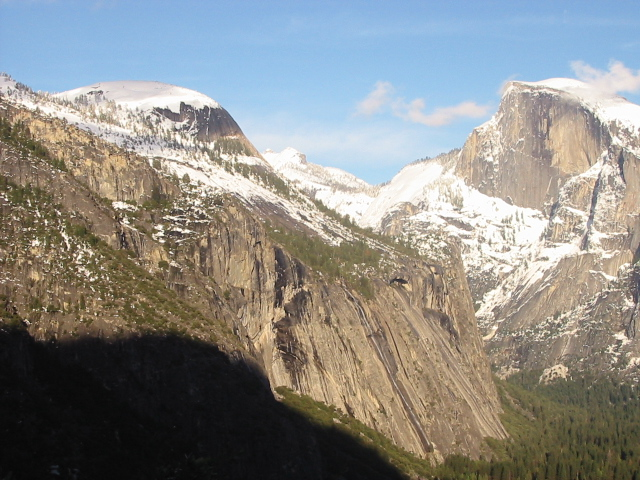
#> input picture notebooks/fast_scale_invariant_feature_using_cnn/datas/yosemite_test/yosemite1.jpg, 640 x 480 px
$ jupyter execute '2.1. FAST feature series.ipynb'   (shell and % lines are left out)
#> lines starting #> are read from the running program, lines starting #| are printed output that depends on the picture
## 2.1. FAST feature series

### 2.1.1. FAST feature

[cell 1]
import cv2
import numpy as np
import matplotlib.pyplot as plt
import time

images = [cv2.imread('datas/yosemite_test/yosemite1.jpg'), cv2.imread('datas/yosemite_test/yosemite2.jpg')]
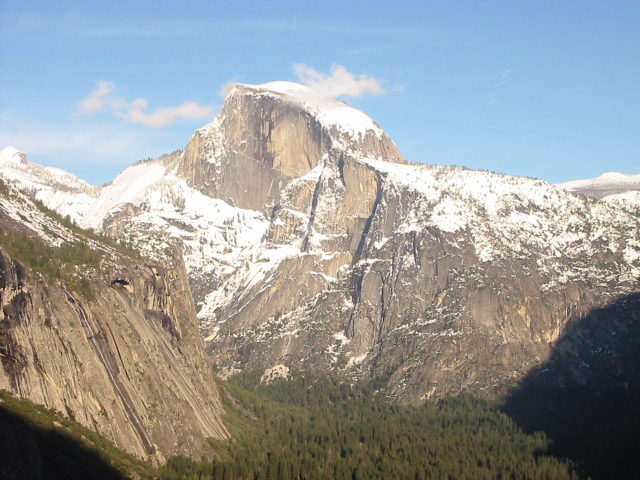
#> input picture notebooks/fast_scale_invariant_feature_using_cnn/datas/yosemite_test/yosemite2.jpg, 640 x 480 px

fig = plt.figure(figsize=(16, 6))
for i, image in enumerate(images):
    ax = fig.add_subplot(1, 2, i+1)
    ax.imshow(cv2.cvtColor(image, cv2.COLOR_BGR2RGB))
    _ = ax.axis("off")
#> this loop made 2 passes
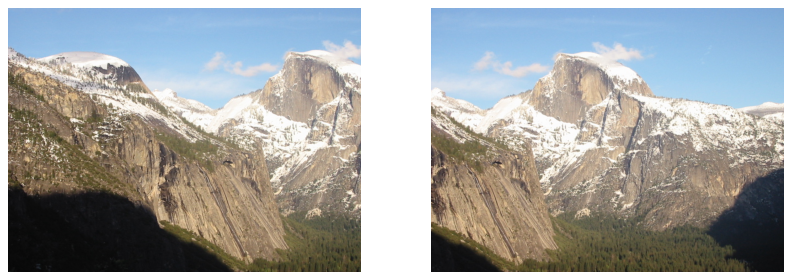
#> figure drawn by matplotlib, 2 panels

[cell 2]
detector = cv2.FastFeatureDetector_create(threshold=60)

fig = plt.figure(figsize=(16, 6))
for i, image in enumerate(images):
    keypoints = detector.detect(cv2.cvtColor(image, cv2.COLOR_BGR2GRAY), None)
    for kp in keypoints:
        kp.size *= 10.0

    result = cv2.drawKeypoints(image, keypoints, None, flags=cv2.DRAW_MATCHES_FLAGS_DRAW_RICH_KEYPOINTS)

    ax = fig.add_subplot(1, 2, i+1)
    ax.imshow(cv2.cvtColor(result, cv2.COLOR_BGR2RGB))
    _ = ax.axis("off")
#> this loop made 2 passes
#> pass 1, `result = cv2.drawKeypoints(image, keypoints, None, flags=cv2.DRAW_MATC..`:
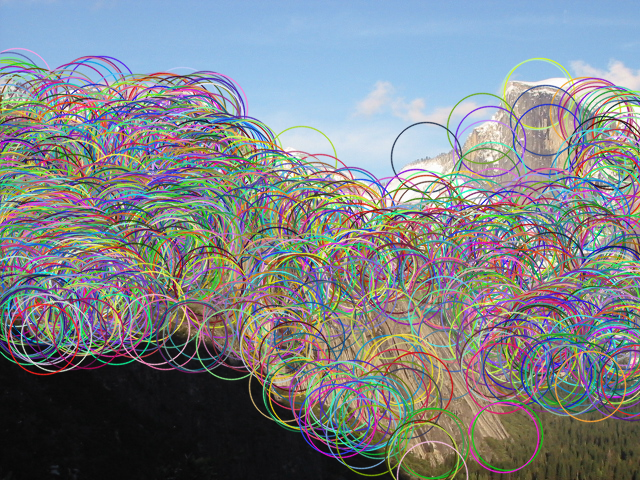
#> result: shape (480, 640, 3); mean B, G, R 134.5, 130.5, 126.3
#> pass 2, `result = cv2.drawKeypoints(image, keypoints, None, flags=cv2.DRAW_MATC..`:
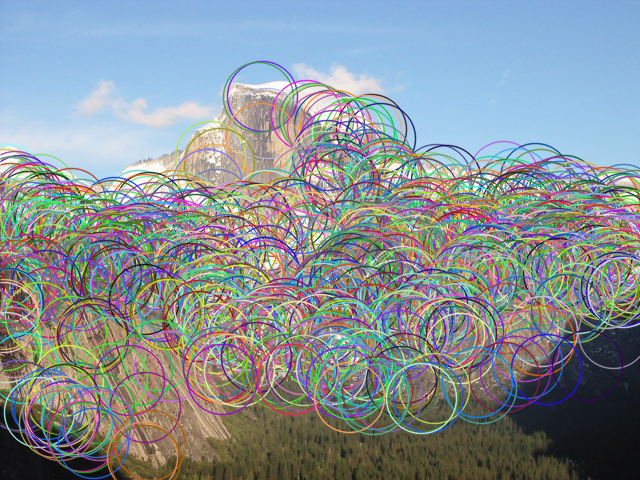
#> result: shape (480, 640, 3); mean B, G, R 148.6, 144.3, 135.4
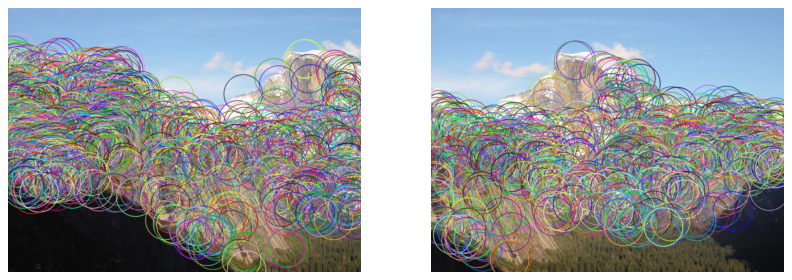
#> figure drawn by matplotlib, 2 panels

### 2.1.2. ORB feature

[cell 3]
detector = cv2.ORB_create()

fig = plt.figure(figsize=(16, 6))
for i, image in enumerate(images):
    keypoints = detector.detect(cv2.cvtColor(image, cv2.COLOR_BGR2GRAY), None)

    result = cv2.drawKeypoints(image, keypoints, None, flags=cv2.DRAW_MATCHES_FLAGS_DRAW_RICH_KEYPOINTS)

    ax = fig.add_subplot(1, 2, i+1)
    ax.imshow(cv2.cvtColor(result, cv2.COLOR_BGR2RGB))
    _ = ax.axis("off")
#> this loop made 2 passes
#> pass 1, `result = cv2.drawKeypoints(image, keypoints, None, flags=cv2.DRAW_MATC..`:
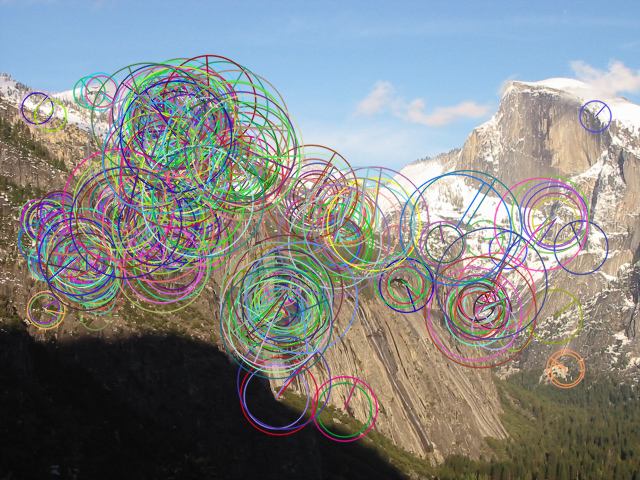
#> result: shape (480, 640, 3); mean B, G, R 133, 134.2, 131.7
#> pass 2, `result = cv2.drawKeypoints(image, keypoints, None, flags=cv2.DRAW_MATC..`:
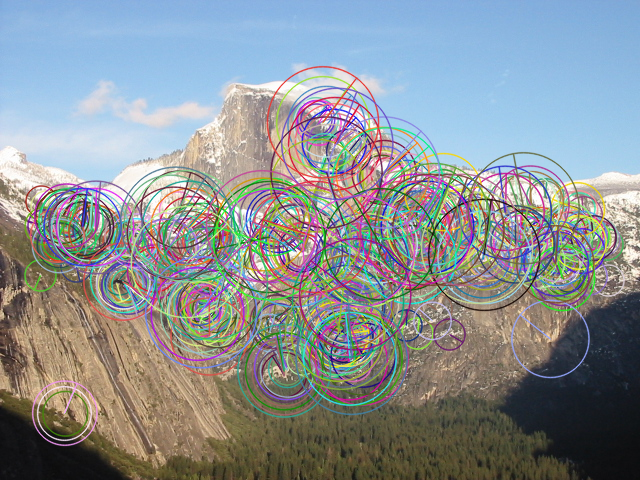
#> result: shape (480, 640, 3); mean B, G, R 148.1, 145.3, 139
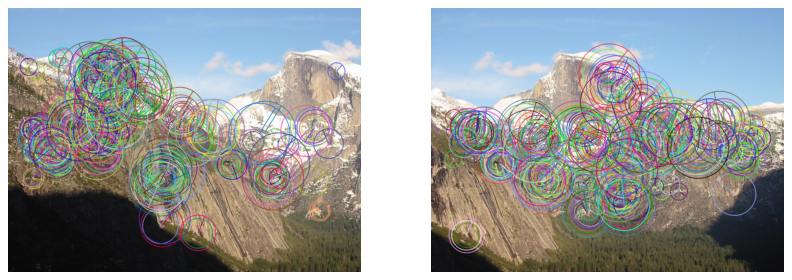
#> figure drawn by matplotlib, 2 panels

### 2.1.3. ORB feature matching

[cell 4]
detector = cv2.ORB_create()

timestamps = []
timestamps.append( ('init', time.time()) )
keypoints = [detector.detect(cv2.cvtColor(image, cv2.COLOR_BGR2GRAY), None) for image in images]
#> keypoints = 2 items
#> image is the input picture: shape (480, 640, 3); mean B, G, R 155.6, 155.5, 151.7
timestamps.append( ('extraction', time.time()) )
descriptors = [detector.compute(cv2.cvtColor(image, cv2.COLOR_BGR2GRAY), kp)[1] for image, kp in zip(images, keypoints)]
#> descriptors = 2 items
timestamps.append( ('computation', time.time()) )

matcher = cv2.BFMatcher()
matches = matcher.knnMatch(descriptors[0], descriptors[1], k=2)
#> matches = 500 matches

good = []
for m,n in matches:
    if m.distance < 0.80*n.distance:
        good.append([m])
#> after the loop, good = 46 matches

result = cv2.drawMatchesKnn(images[0], keypoints[0], images[1], keypoints[1], good, None, flags=cv2.DRAW_MATCHES_FLAGS_DRAW_RICH_KEYPOINTS)
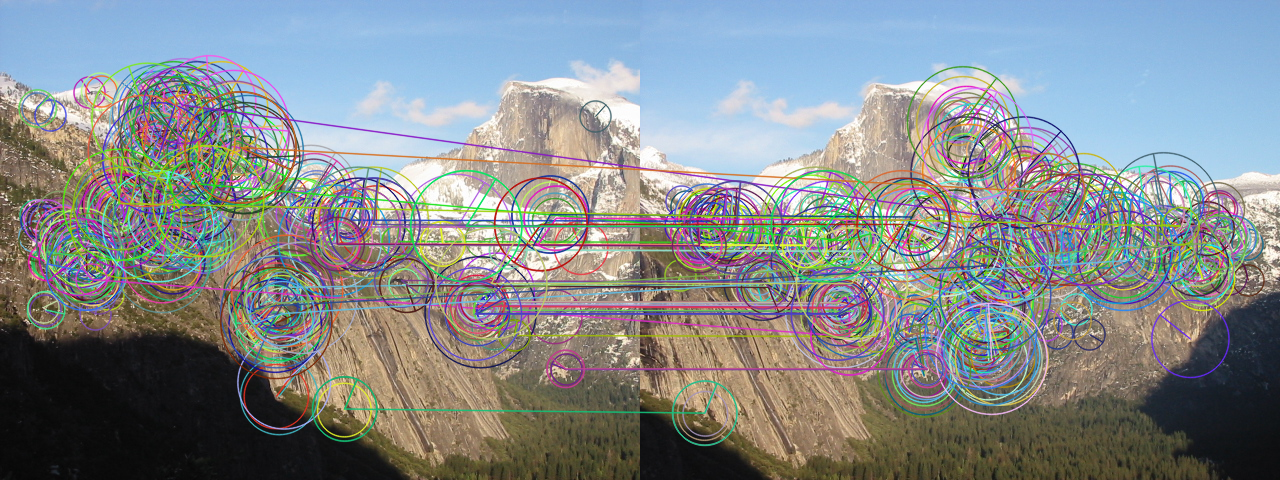
#> result: shape (480, 1280, 3); mean of channels 0, 1, 2 140.3, 138.6, 133.2; drawn as B, G, R

fig, ax = plt.subplots(figsize=(16, 6))
ax.imshow(cv2.cvtColor(result, cv2.COLOR_BGR2RGB))
_ = ax.axis("off")

print('#images:{} elapsed time: {}'.format(
    len(images),
    ' '.join( ['{}:{:.4f}sec'.format(t[0], t[1]-timestamps[i][1]) for i, t in enumerate(timestamps[1:])]) ))
#| #images:2 elapsed time: extraction:0.0142sec computation:0.0051sec

[cell 5]
points0 = np.float32([ keypoints[0][m[0].queryIdx].pt for m in good ]).reshape(-1,1,2)
#> points0 = 46 rows, first 8: [404, 284], [338, 245], [479, 304], [282, 287], [492, 310], [514, 335], [477, 302], [91, 279]
points1 = np.float32([ keypoints[1][m[0].trainIdx].pt for m in good ]).reshape(-1,1,2)
#> points1 = 46 rows, first 8: [125, 286], [59, 245], [201, 305], [119, 279], [214, 311], [236, 336], [199, 303], [209, 335.9]

M, mask = cv2.findHomography(points0, points1, cv2.RANSAC,5.0)
#> M = [[1.02, 0.0139, -288.3], [0.00296, 1.03, -3.49], [6.35e-06, 6.23e-05, 1]]; mask = 46 values, max 1 at index 0, min 0 at index 3, mean 0.783

print('ratio match results:{}, inliers:{}'.format(len(good), len([idx for idx, m in enumerate(mask) if m])))
#| ratio match results:46, inliers:36
